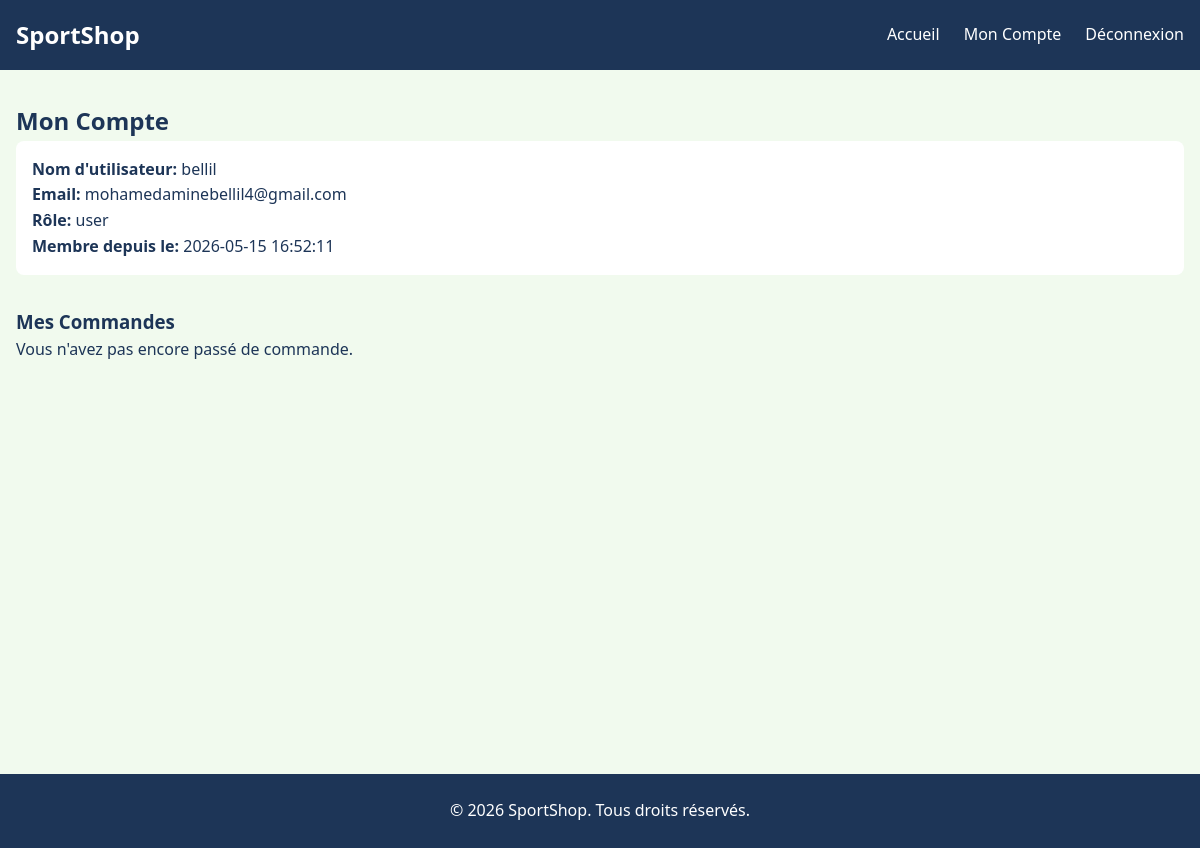
Before: /profile.php (signed in) with the older database file.
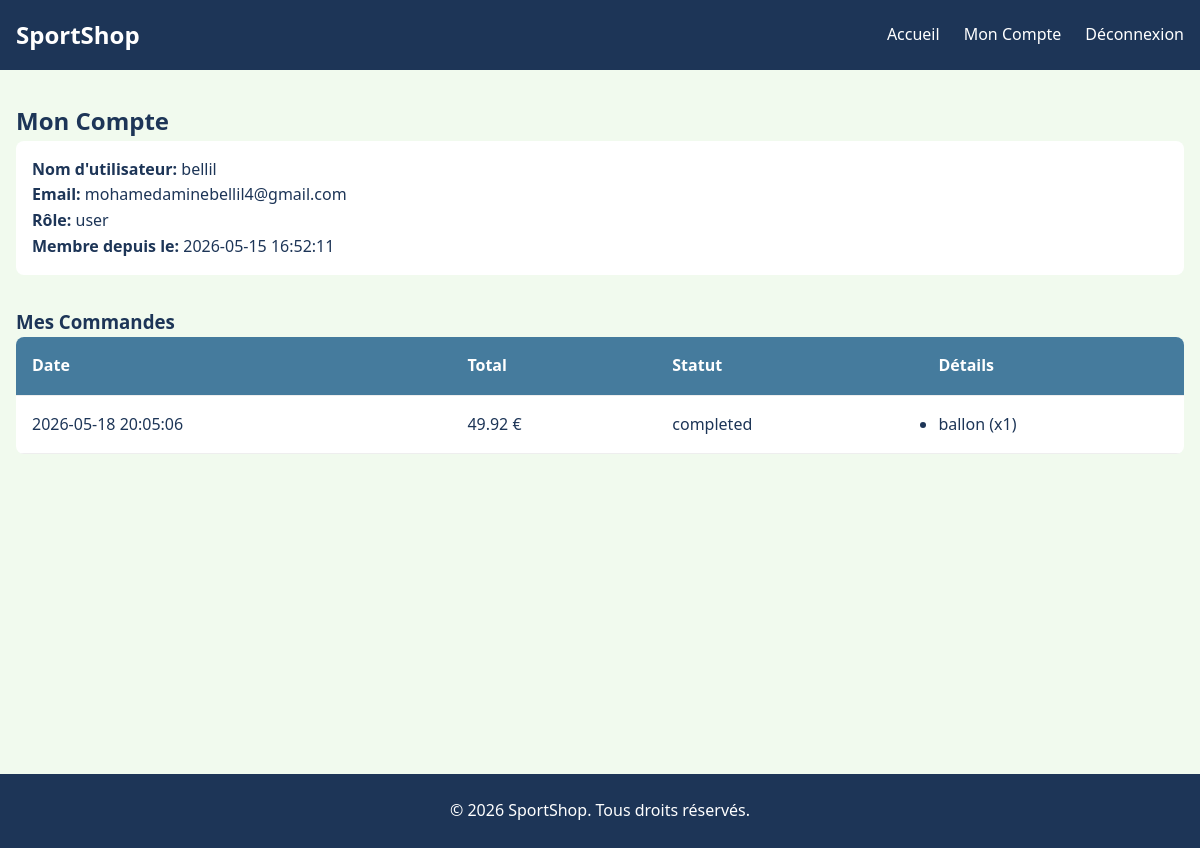
After: the same page with the newer database file.
### tables this page shows
CREATE TABLE orders (
    id INTEGER PRIMARY KEY AUTOINCREMENT,
    user_id INTEGER NOT NULL,
    total_price REAL NOT NULL,
    status TEXT DEFAULT 'pending',
    created_at DATETIME DEFAULT CURRENT_TIMESTAMP,
    FOREIGN KEY (user_id) REFERENCES users(id)
);

CREATE TABLE order_items (
    id INTEGER PRIMARY KEY AUTOINCREMENT,
    order_id INTEGER NOT NULL,
    product_id INTEGER NOT NULL,
    quantity INTEGER NOT NULL,
    price REAL NOT NULL,
    FOREIGN KEY (order_id) REFERENCES orders(id),
    FOREIGN KEY (product_id) REFERENCES products(id)
);

CREATE TABLE products (
    id INTEGER PRIMARY KEY AUTOINCREMENT,
    name TEXT NOT NULL,
    description TEXT,
    price REAL NOT NULL,
    stock INTEGER DEFAULT 0,
    image_url TEXT,
    category TEXT,
    created_at DATETIME DEFAULT CURRENT_TIMESTAMP
);

### classes/Database.php (called while the page is built)
<?php
class Database {
    private static $instance = null;
    private $pdo;
    private function __construct() {
        try {
            $dbPath = __DIR__ . '/../database/sportshop.db';
            $this->pdo = new PDO("sqlite:" . $dbPath);
            $this->pdo->setAttribute(PDO::ATTR_ERRMODE, PDO::ERRMODE_EXCEPTION);
            $this->pdo->setAttribute(PDO::ATTR_DEFAULT_FETCH_MODE, PDO::FETCH_ASSOC);
        } catch (PDOException $e) {
            die("Connection failed: " . $e->getMessage());
        }
    }
    public static function getInstance() {
        if (self::$instance === null) {
            self::$instance = new self();
        }
        return self::$instance;
    }
    public function getConnection() {
        return $this->pdo;
    }
}

### classes/User.php (called while the page is built, shortened)
<?php
require_once __DIR__ . '/Database.php';
class User {
    private $db;
    public function __construct() {
        $this->db = Database::getInstance()->getConnection();
    }
    public function findById($id) {
        $stmt = $this->db->prepare("SELECT * FROM users WHERE id = ?");
        $stmt->execute([$id]);
        return $stmt->fetch();
    }
}

### classes/Order.php (called while the page is built, shortened)
<?php
require_once __DIR__ . '/Database.php';
class Order {
    private $db;
    public function __construct() {
        $this->db = Database::getInstance()->getConnection();
    }
    public function getOrdersByUserId($user_id) {
        $stmt = $this->db->prepare("SELECT * FROM orders WHERE user_id = ? ORDER BY created_at DESC");
        $stmt->execute([$user_id]);
        return $stmt->fetchAll();
    }
    public function getOrderItems($order_id) {
        $stmt = $this->db->prepare("SELECT order_items.*, products.name FROM order_items JOIN products ON order_items.product_id = products.id WHERE order_id = ?");
        $stmt->execute([$order_id]);
        return $stmt->fetchAll();
    }
}

### public/profile.php (the view, shortened to what this page needs)
<?php
require_once __DIR__ . '/../includes/header.php';
$userObj = new User();
$user = $userObj->findById($_SESSION['user_id']);
$orderObj = new Order();
$user_orders = $orderObj->getOrdersByUserId($_SESSION['user_id']);
?>
<div class="profile-container">
    <h2>Mon Compte</h2>
    <div class="user-info" style="background: white; padding: 1rem; border-radius: 8px; margin-bottom: 2rem;">
        <p><strong>Nom d'utilisateur:</strong> <?php echo htmlspecialchars($user['username']); ?></p>
        <p><strong>Email:</strong> <?php echo htmlspecialchars($user['email']); ?></p>
        <p><strong>Rôle:</strong> <?php echo htmlspecialchars($user['role']); ?></p>
        <p><strong>Membre depuis le:</strong> <?php echo htmlspecialchars($user['created_at']); ?></p>
    </div>
    <h3>Mes Commandes</h3>
    <?php if (empty($user_orders)): ?>
        <p>Vous n'avez pas encore passé de commande.</p>
    <?php else: ?>
        <table>
            <thead>
                <tr>
                    <th>Date</th>
                    <th>Total</th>
                    <th>Statut</th>
                    <th>Détails</th>
                </tr>
            </thead>
            <tbody>
                <?php foreach ($user_orders as $order): ?>
                    <tr>
                        <td><?php echo htmlspecialchars($order['created_at']); ?></td>
                        <td><?php echo htmlspecialchars($order['total_price']); ?> €</td>
                        <td><?php echo htmlspecialchars($order['status']); ?></td>
                        <td>
                             <ul>
                                <?php
                                $items = $orderObj->getOrderItems($order['id']);
                                foreach ($items as $item):
                                ?>
                                    <li><?php echo htmlspecialchars($item['name']); ?> (x<?php echo $item['quantity']; ?>)</li>
                                <?php endforeach; ?>
                             </ul>
                        </td>
                    </tr>
                <?php endforeach; ?>
            </tbody>
        </table>
    <?php endif; ?>
</div>
<?php require_once __DIR__ . '/../includes/footer.php'; ?>

Changed rows visible on the page:
added orders: created_at "2026-05-18 20:05:06", total_price "49.92", status "completed"
added order_items: product.name "ballon", quantity "1"
Other visible differences:
text no longer shown: "Vous n'avez pas encore passé de commande."
text now shown: "Date Total Statut Détails"
